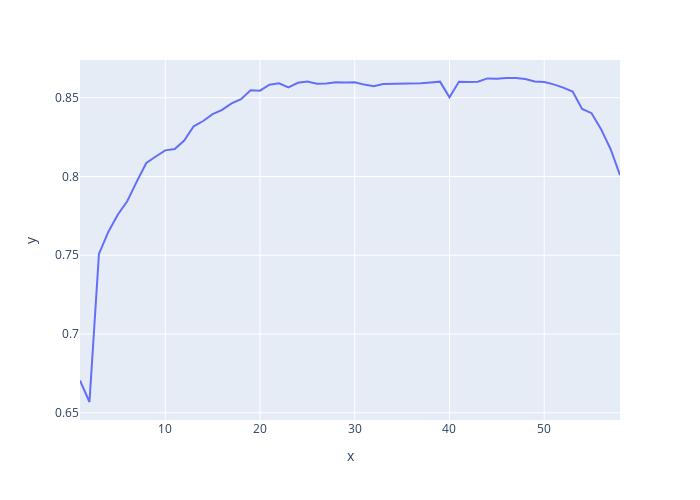

Notebook code for this chart:
### Code cell
only_positive_scores = list(filter(lambda x: x >= 0, selector.grid_scores_))
fig = px.line(x=[i for i in range(1, len(only_positive_scores) + 1)], y=only_positive_scores)
fig.update_layout(autosize=False, width=700, height=500)
fig.show()

### Figure 1 — Plotly figure (JSON) as saved in the notebook; plotly's stock layout.template omitted (floating-point values rounded to 4 significant figures)
{"data": [{"hovertemplate": "x=%{x}<br>y=%{y}<extra></extra>", "legendgroup": "", "line": {"color": "#636efa", "dash": "solid"}, "mode": "lines", "name": "", "orientation": "v", "showlegend": false, "type": "scatter", "x": [1, 2, 3, 4, 5, 6, 7, 8, 9, 10, 11, 12, 13, 14, 15, 16, 17, 18, 19, 20, 21, 22, 23, 24, 25, 26, 27, 28, 29, 30, 31, 32, 33, 34, 35, 36, 37, 38, 39, 40, 41, 42, 43, 44, 45, 46, 47, 48, 49, 50, 51, 52, 53, 54, 55, 56, 57, 58], "xaxis": "x", "y": [0.6705, 0.6568, 0.7508, 0.765, 0.7759, 0.7844, 0.7969, 0.8086, 0.8127, 0.8166, 0.8175, 0.8229, 0.8319, 0.8352, 0.8396, 0.8423, 0.8464, 0.8491, 0.8548, 0.8545, 0.8583, 0.8592, 0.8566, 0.8595, 0.8603, 0.8589, 0.8591, 0.8598, 0.8596, 0.8598, 0.8584, 0.8573, 0.8588, 0.8588, 0.8586, 0.8587, 0.8592, 0.8597, 0.8602, 0.8503, 0.8601, 0.86, 0.8601, 0.8623, 0.8622, 0.8626, 0.8625, 0.8619, 0.8604, 0.86, 0.8585, 0.8565, 0.8539, 0.8429, 0.8402, 0.8301, 0.8175, 0.8008], "yaxis": "y"}], "layout": {"autosize": false, "height": 500, "legend": {"tracegroupgap": 0}, "margin": {"t": 60}, "width": 700, "xaxis": {"anchor": "y", "domain": [0.0, 1.0], "title": {"text": "x"}}, "yaxis": {"anchor": "x", "domain": [0.0, 1.0], "title": {"text": "y"}}}}
